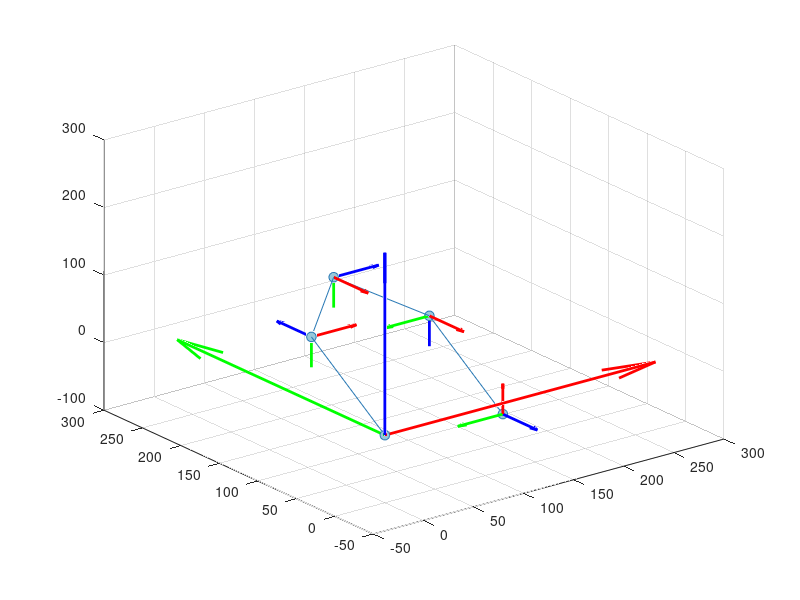

Write MATLAB code to recreate this figure.
clear;
clc;
close all;
length_mm = 300;
Sr=0.5*length_mm; 
% d=0.02*length_mm; 
d=0;
angle = [90;90;90;90];
rad = deg2rad(angle);
for i = 1:4
    % Define the bending angle alpha
    alpha = rad(i,1);
    % Relative Displacement Calculation
    if sign(alpha) == 0
        Dhorz = 0;
        Dvert = Sr+d;
    else
        R = Sr/alpha;
        Dhorz = R*(1-cos(alpha)) + d*sin(alpha);
        Dvert = R*sin(alpha) + d*cos(alpha);
        % disp(Dhorz);disp(Dvert);
    end

    % Matric structure initialization
    M(1).bend = eye(3); % the orientation of origin
    M(1).bend_inv = eye(3);
    M(1).displacement = [0;0;0]; % the position of origin
    if mod(i, 2) == 1
        % Relative Bending Matrices Calculation 
        Mt = [1 0 0;
              0 cos(alpha) sin(alpha);
              0 -sin(alpha) cos(alpha)];
        Mt_inv = [1 0 0;
              0 cos(alpha) -sin(alpha);
              0 sin(alpha) cos(alpha)];
        M(i+1).bend = round(Mt*10^5)/10^5; % round five decimal places
        M(i+1).bend_inv = round(Mt_inv*M(i).bend_inv*10^5)/10^5; % round five decimal places
        % Relative Position Matrices Calculation
        M(i+1).displacement = [0;Dhorz;Dvert];
    else
        % Relative Bending Matrices Calculation 
        Mt = [cos(alpha) 0 sin(alpha);
              0 1 0 
              -sin(alpha) 0 cos(alpha)];
        Mt_inv = [cos(alpha) 0 -sin(alpha);
              0 1 0 
              sin(alpha) 0 cos(alpha)];
        M(i+1).bend = round(Mt*10^5)/10^5; % round five decimal places 
        M(i+1).bend_inv = round(Mt_inv*M(i).bend_inv*10^5)/10^5; % round five decimal places
        % Relative Position Matrices Calculation
        M(i+1).displacement = [Dhorz;0;Dvert];
    end
end

clearvars Mt i Dhorz Dvert

% There are four units in the manipulator, the base coordinate and end 
% effector coordinate are stored in the matrix "coordinate"
% coordinate(:,i) (i = 1,2,3,4,5).
M(1).B = M(1).bend;
M(2).B = M(1).bend*M(2).bend;
M(3).B = M(1).bend*M(2).bend*M(3).bend;
M(4).B = M(1).bend*M(2).bend*M(3).bend*M(4).bend;
M(5).B = M(1).bend*M(2).bend*M(3).bend*M(4).bend*M(5).bend;
position(:,1) = M(1).displacement; % The origin
node(1).position = position(:,1);
for i = 2:5
    position(:,i) = M(i-1).B*M(i).displacement + position(:,i-1);
    node(i).position = position(:,i);
end
clearvars alpha coord_origin i rad symbol

figure;
s = 50; grid on,
% Plot the coordinate
quiver3(0, 0, 0, 300, 0, 0, 'r', 'LineWidth', 2, 'MaxHeadSize', 0.1); hold on,
quiver3(0, 0, 0, 0, 300, 0, 'g', 'LineWidth', 2, 'MaxHeadSize', 0.1); hold on,
quiver3(0, 0, 0, 0, 0, 300, 'b', 'LineWidth', 2, 'MaxHeadSize', 0.1); hold on,

% Plot the node of manipulator
scatter3(position(1,:),position(2,:),position(3,:),s,"filled", ...
    'MarkerEdgeColor',[40/256 120/256 181/256], ...
    'MarkerFaceColor',[154/256 201/256 219/256]); hold on,
% Plot the line of manipulator
for i = 1:4
    plot3(position(1,i:i+1), position(2,i:i+1), position(3,i:i+1), 'Color', [40/256 120/256 181/256]);
    hold on;
end



% Plot the sub-coordinate
for i = 2:5
quiver3(position(1,i),position(2,i),position(3,i), ...
        50*M(i).bend_inv(1,1),50*M(i).bend_inv(1,2),50*M(i).bend_inv(1,3), ...
        'r', 'LineWidth', 2, 'MaxHeadSize', 0.1); hold on,
quiver3(position(1,i),position(2,i),position(3,i), ...
        50*M(i).bend_inv(2,1),50*M(i).bend_inv(2,2),50*M(i).bend_inv(2,3), ...
        'g', 'LineWidth', 2, 'MaxHeadSize', 0.1); hold on,
quiver3(position(1,i),position(2,i),position(3,i), ...
        50*M(i).bend_inv(3,1),50*M(i).bend_inv(3,2),50*M(i).bend_inv(3,3), ...
        'b', 'LineWidth', 2, 'MaxHeadSize', 0.1); hold on,
end

% %% Save file
% filename = ['result/G_' num2str(angle(1,1)) '_' num2str(angle(2,1)) '_' ,...
%             num2str(angle(3,1)) '_' num2str(angle(4,1)) '.png'];
% saveas(gcf, filename);